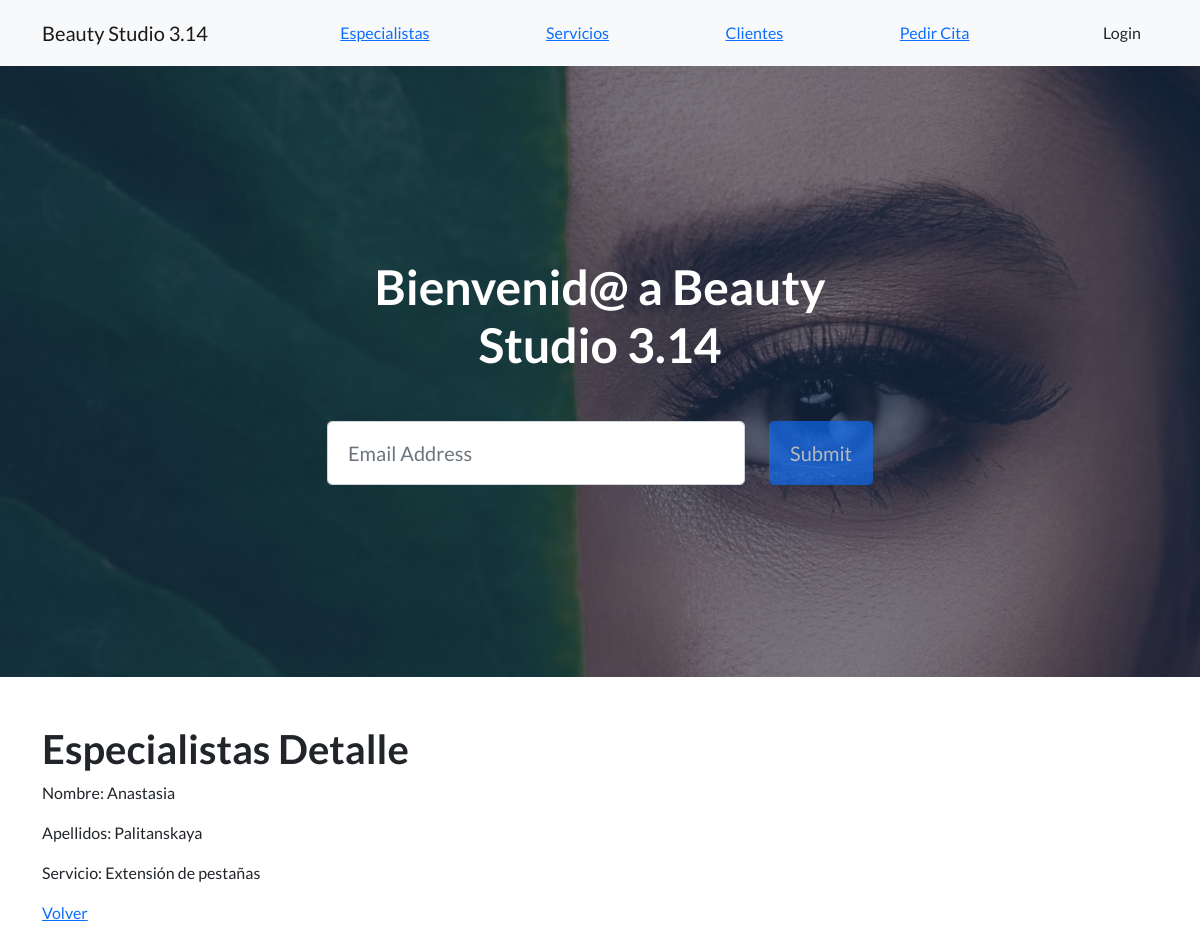
The app's page /editar/1 (upper part), older data.
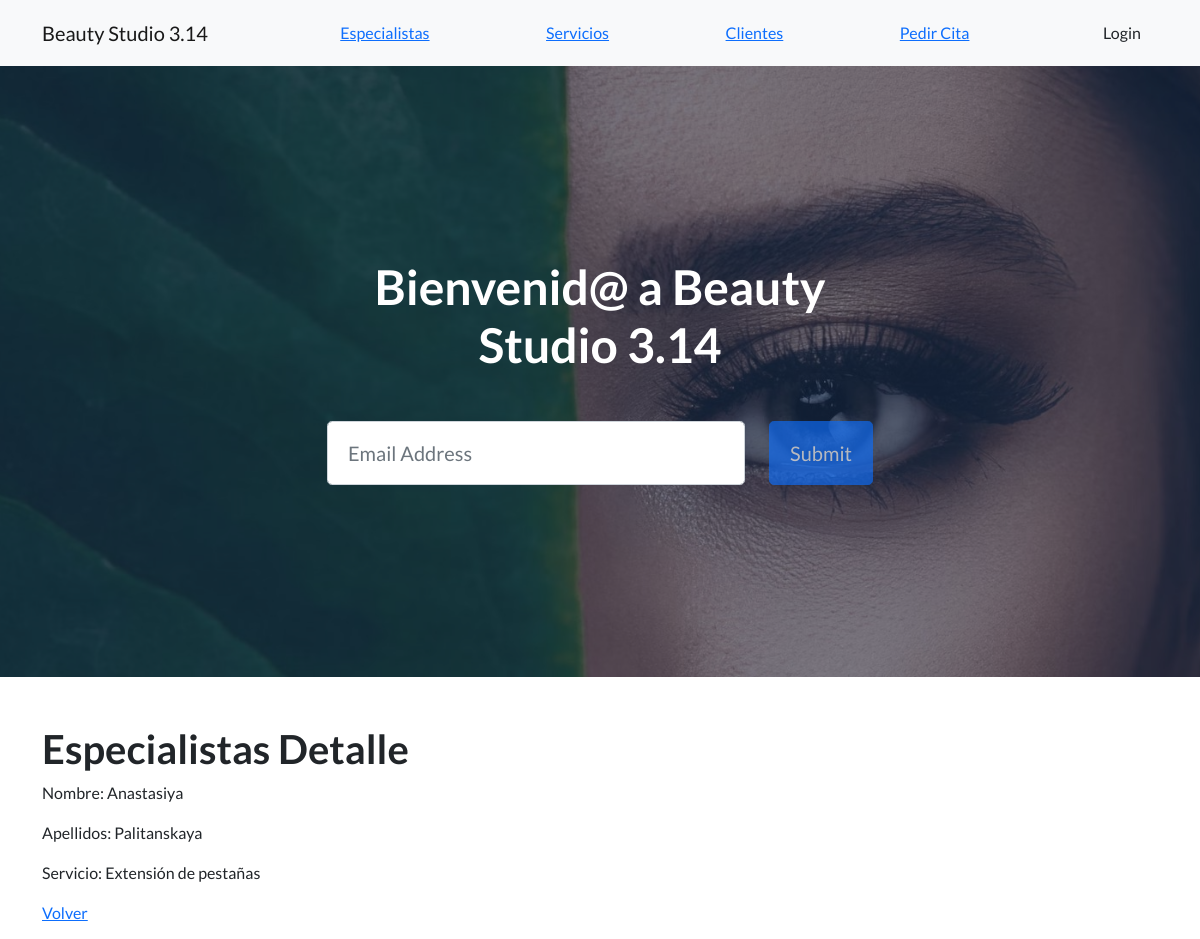
The same page, newer data.
### AppBeautyStudio/models.py (models this page shows, shortened)
class Especialista(models.Model):
    nombre = models.CharField(max_length=40)
    apellidos = models.CharField(max_length=40)
    profesion = models.CharField(max_length=30)

### AppBeautyStudio/views.py (the view)
# urls.py: path('editar/<pk>', EspecialistaUpdate.as_view(), name='editar'),
class EspecialistaUpdate(UpdateView):
    model = Especialista
    template_name = 'AppBeautyStudio/especialistas-nuevo.html'
    success_url = reverse_lazy('inicio')
    fields = ['nombre', 'apellidos', 'profesion']

### AppBeautyStudio/templates/AppBeautyStudio/especialistas-nuevo.html
{% extends 'AppBeautyStudio/padre.html' %}
{% block contenido %}
<section class="mt-5">
    <div class="container">
        <div class="row">
            <div class="col-lg-12">
                <h1>Especialistas Detalle</h1>
                <p>Nombre: {{ especialista.nombre }}</p>
                <p>Apellidos: {{ especialista.apellidos }}</p>
                <p>Servicio: {{ especialista.profesion}}</p>
                <p>
                    <a href="{% url 'inicio' %}">Volver</a>
                </p>
            </div>
        </div>
    </div>
</section>
{% endblock contenido %}

Row changes from the older to the newer data that the page shows:
changed Especialista "Palitanskaya": nombre "Anastasia" → "Anastasiya"
